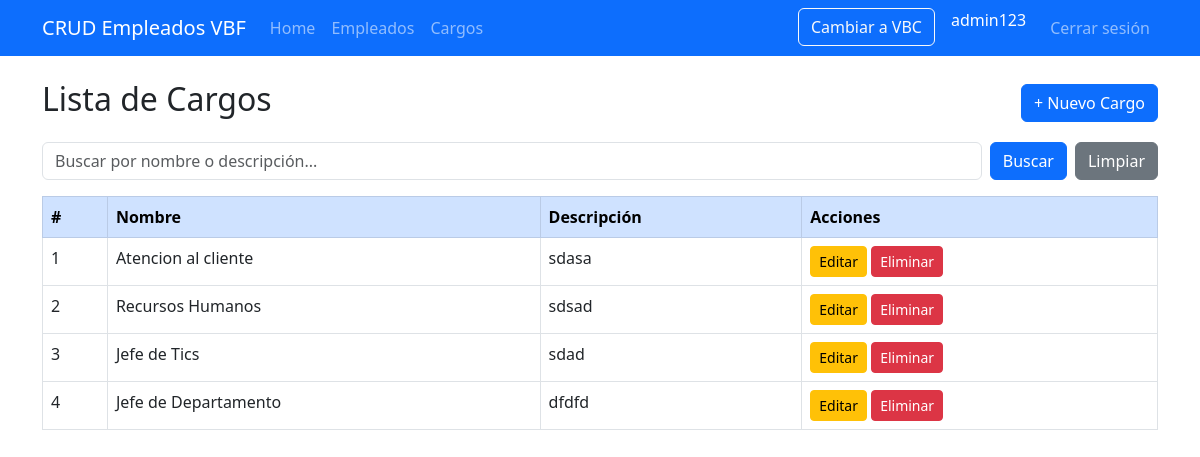
The app's page /cargos/ (signed in) with its own data.
### empleados/models.py (models this page shows, shortened)
class Cargo(models.Model):
    nombre = models.CharField(max_length=100)
    descripcion = models.CharField(max_length=200, blank=True, null=True)

### empleados/views.py (the view)
# urls.py: path('cargos/', views.cargo_lista, name='cargo_lista'),
@login_required
def cargo_lista(request):
    cargos = Cargo.objects.all()
    query = request.GET.get('q', '')
    if query:
        cargos = cargos.filter(
            models.Q(nombre__icontains=query) |
            models.Q(descripcion__icontains=query)
        )
    return render(request, 'empleados/cargo_lista.html', {
        'cargos': cargos,
        'query': query,
    })

### empleados/templates/empleados/cargo_lista.html
{% extends 'empleados/base.html' %}
{% block content %}
<div class="d-flex justify-content-between align-items-center mb-3">
    <h2>Lista de Cargos</h2>
    <a href="{% url 'cargo_crear' %}" class="btn btn-primary">+ Nuevo Cargo</a>
</div>
<form method="GET" class="mb-3">
    <div class="row g-2">
        <div class="col">
            <input type="text" name="q" class="form-control" placeholder="Buscar por nombre o descripción..." value="{{ query }}">
        </div>
        <div class="col-auto">
            <button type="submit" class="btn btn-primary">Buscar</button>
        </div>
        <div class="col-auto">
            <a href="{% url 'cargo_lista' %}" class="btn btn-secondary">Limpiar</a>
        </div>
    </div>
</form>
<table class="table table-bordered table-hover">
    <thead class="table-primary">
        <tr>
            <th>#</th>
            <th>Nombre</th>
            <th>Descripción</th>
            <th>Acciones</th>
        </tr>
    </thead>
    <tbody>
        {% for cargo in cargos %}
        <tr>
            <td>{{ cargo.id }}</td>
            <td>{{ cargo.nombre }}</td>
            <td>{{ cargo.descripcion }}</td>
            <td>
                <a href="{% url 'cargo_editar' cargo.pk %}" class="btn btn-warning btn-sm">Editar</a>
                <a href="{% url 'cargo_eliminar' cargo.pk %}" class="btn btn-danger btn-sm">Eliminar</a>
            </td>
        </tr>
        {% empty %}
        <tr>
            <td colspan="4" class="text-center">No se encontraron cargos.</td>
        </tr>
        {% endfor %}
    </tbody>
</table>
{% endblock %}

### empleados/templates/empleados/base.html (shortened to what this page needs)
<!DOCTYPE html>
<html lang="es">
<head>
    <link href="https://cdn.jsdelivr.net/npm/bootstrap@5.3.0/dist/css/bootstrap.min.css" rel="stylesheet">
</head>
<body>
    <nav class="navbar navbar-expand-lg navbar-dark bg-primary">
        <div class="container">
            <a class="navbar-brand" href="#">CRUD Empleados VBF</a>
            <div class="collapse navbar-collapse">
                <ul class="navbar-nav me-auto">
                    <li class="nav-item">
                         <a class="nav-link" href="{% url 'home' %}"> Home</a>
                    </li>
                    <li class="nav-item">
                        <a class="nav-link" href="{% url 'empleado_lista' %}">Empleados</a>
                    </li>
                    <li class="nav-item">
                        <a class="nav-link" href="{% url 'cargo_lista' %}">Cargos</a>
                    </li>
                </ul>
                <ul class="navbar-nav ms-auto">
                    <li class="nav-item">
                        <a class="btn btn-outline-light me-3" href="{% url 'vbc_empleado_lista' %}">Cambiar a VBC</a>
                    </li>
                    <li class="nav-item">
                        <span class="navbar-text text-white me-3">{{ request.user.username }}</span>
                    </li>
                    <li class="nav-item">
                        <a class="nav-link" href="{% url 'logout' %}">Cerrar sesión</a>
                    </li>
                </ul>
            </div>
        </div>
    </nav>
    <div class="container mt-4">
        {% block content %}{% endblock %}
    </div>
</body>
</html>

### records on screen
Cargo: id "1", nombre "Atencion al cliente", descripcion "sdasa"
Cargo: id "2", nombre "Recursos Humanos", descripcion "sdsad"
Cargo: id "3", nombre "Jefe de Tics", descripcion "sdad"
Cargo: id "4", nombre "Jefe de Departamento", descripcion "dfdfd"

### other values on screen
{{ request.user.username }} "admin123"
